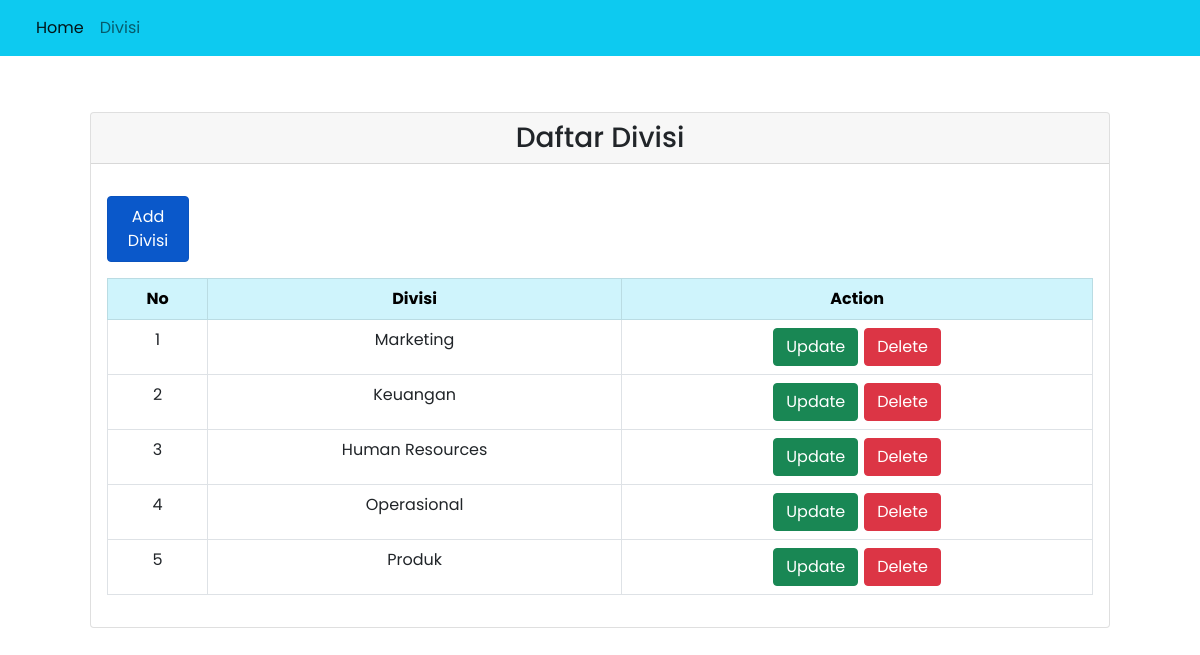
The app's page /source_code/divisi.php, older data.
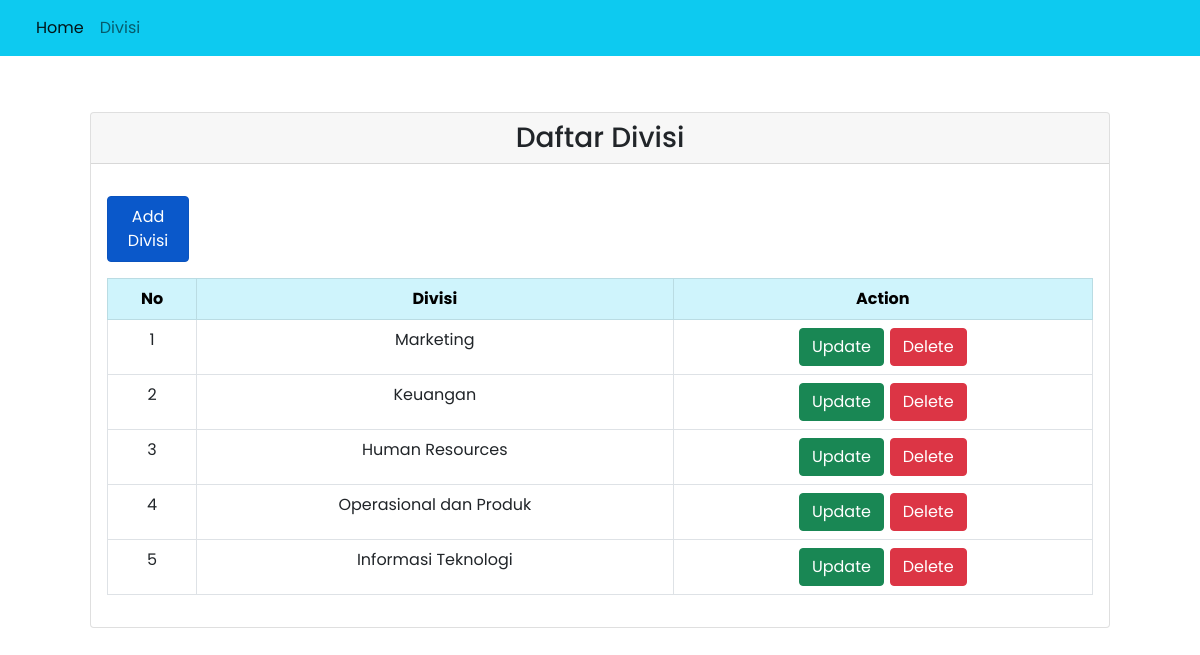
The same page, newer data.
### tables this page shows
CREATE TABLE `divisi` (
  `id_divisi` int(11) NOT NULL,
  `nama_divisi` varchar(255) NOT NULL
);

### source_code/controllers/Divisi.controller.php (called while the page is built, shortened)
<?php
include_once("models/Divisi.php");
include_once("views/Divisi.view.php");
class DivisiController {
  private $divisi;
  function __construct(){
    $this->divisi = new Divisi(Conf::$db_host, Conf::$db_user, Conf::$db_pass, Conf::$db_name);
  }
  public function index() {
    $this->divisi->open();
    $this->divisi->getDivisi();
    $data = array();
    while($row = $this->divisi->getResult()){
      array_push($data, $row);
    }
    $view = new DivisiView();
    $view->render($data);
  }
}

### source_code/divisi.php (called while the page is built, shortened)
<?php
include_once('models/DB.php');
include_once('models/Template.php');
include_once('controllers/Divisi.controller.php');
$divisi = new DivisiController();
$divisi->index();
?>

### source_code/models/DB.php (called while the page is built, shortened)
<?php
class DB
{
    private $db_host;
    private $db_user;
    private $db_pass;
    private $db_name;
    private $db_link;
    function __construct($db_host, $db_user, $db_pass, $db_name)
    {
        $this->db_host = $db_host;
        $this->db_user = $db_user;
        $this->db_pass = $db_pass;
        $this->db_name = $db_name;
    }
    function open()
    {
        $this->db_link = mysqli_connect($this->db_host, $this->db_user, $this->db_pass, $this->db_name);
    }
    function execute($query)
    {
        $this->result = mysqli_query($this->db_link, $query);
        return $this->result;
    }
}
?>

### source_code/models/Divisi.php (called while the page is built, shortened)
<?php
class Divisi extends DB
{
    function getDivisi()
    {
        $query = "SELECT * FROM divisi";
        return $this->execute($query);
    }
}

### source_code/views/Divisi.view.php (the view, shortened to what this page needs)
<?php
  class DivisiView {
    public function render($data){
        $no = 1;
        $dataDivisi = null;
        foreach($data as $val){
            $dataDivisi .= "<tr>
            <td>" . $no++ . "</td>
            <td>" . $val['nama_divisi'] . "</td>
            <td style='font-size: 22px;'>
                <a href='#' title='coba'></a>
                <a href='insertDivisi.php?id=" . $val['id_divisi'] . "'><button type='button' class='btn btn-success text-white'>Update</button></a>
                <a href='divisi.php?hapus=" . $val['id_divisi'] . "'><button type='button' class='btn btn-danger'>Delete</button></a>
            </td>
            </tr>";
        }
      $header = "<tr>
      <th> No </th>
              <th> Divisi </th>
              <th> Action </th>
              </tr>";
    }
  }
?>

### source_code/models/Template.php (shortened to what this page needs)
<?php
class Template
{
    var $content = '';
    function __construct($filename='')
    {
        $this->content = implode('', @file($filename));
    }
    function clear()
    {
        $this->content = preg_replace("/DATA_[A-Z|_|0-9]+/", "", $this->content);
    }
    function write()
    {
        print $this->content;
    }
    function replace($old = '', $new = '')
    {
        if (is_int($new)) {
            $value = sprintf("%d", $new);
        }
        elseif (is_float($new)) {
            $value = sprintf("%f", $new);
        }
        elseif (is_array($new)) {
            $value = '';
            foreach ($new as $item) {
                $value .= $item. ' ';
            }
        }
        else {
            $value = $new;
        }
        $this->content = preg_replace("/$old/", $value, $this->content);
    }
}
?>

Row changes from the older to the newer data that the page shows:
removed divisi: nama_divisi "Produk"
changed divisi: nama_divisi "Operasional" → "Operasional dan Produk"
added divisi: nama_divisi "Informasi Teknologi"
